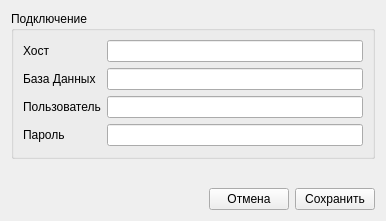
<?xml version="1.0" encoding="UTF-8"?>
<ui version="4.0">
 <class>SettingsForm</class>
 <widget class="QWidget" name="SettingsForm">
  <property name="geometry">
   <rect>
    <x>0</x>
    <y>0</y>
    <width>386</width>
    <height>221</height>
   </rect>
  </property>
  <property name="windowTitle">
   <string>Form</string>
  </property>
  <layout class="QVBoxLayout" name="verticalLayout_2">
   <item>
    <widget class="QGroupBox" name="groupBox">
     <property name="title">
      <string>Подключение</string>
     </property>
     <layout class="QVBoxLayout" name="verticalLayout">
      <item>
       <layout class="QFormLayout" name="formLayout">
        <item row="0" column="0">
         <widget class="QLabel" name="label">
          <property name="text">
           <string>Хост</string>
          </property>
         </widget>
        </item>
        <item row="0" column="1">
         <widget class="QLineEdit" name="hostEdit"/>
        </item>
        <item row="1" column="0">
         <widget class="QLabel" name="label_2">
          <property name="text">
           <string>База Данных</string>
          </property>
         </widget>
        </item>
        <item row="1" column="1">
         <widget class="QLineEdit" name="databaseEdit"/>
        </item>
        <item row="2" column="0">
         <widget class="QLabel" name="label_3">
          <property name="text">
           <string>Пользователь</string>
          </property>
         </widget>
        </item>
        <item row="2" column="1">
         <widget class="QLineEdit" name="userEdit"/>
        </item>
        <item row="3" column="0">
         <widget class="QLabel" name="label_4">
          <property name="text">
           <string>Пароль</string>
          </property>
         </widget>
        </item>
        <item row="3" column="1">
         <widget class="QLineEdit" name="passwordEdit"/>
        </item>
       </layout>
      </item>
      <item>
       <spacer name="verticalSpacer">
        <property name="orientation">
         <enum>Qt::Vertical</enum>
        </property>
        <property name="sizeHint" stdset="0">
         <size>
          <width>20</width>
          <height>1</height>
         </size>
        </property>
       </spacer>
      </item>
     </layout>
    </widget>
   </item>
   <item>
    <spacer name="verticalSpacer_2">
     <property name="orientation">
      <enum>Qt::Vertical</enum>
     </property>
     <property name="sizeHint" stdset="0">
      <size>
       <width>20</width>
       <height>0</height>
      </size>
     </property>
    </spacer>
   </item>
   <item>
    <layout class="QHBoxLayout" name="horizontalLayout">
     <item>
      <spacer name="horizontalSpacer">
       <property name="orientation">
        <enum>Qt::Horizontal</enum>
       </property>
       <property name="sizeHint" stdset="0">
        <size>
         <width>40</width>
         <height>20</height>
        </size>
       </property>
      </spacer>
     </item>
     <item>
      <widget class="QPushButton" name="cancelButton">
       <property name="text">
        <string>Отмена</string>
       </property>
      </widget>
     </item>
     <item>
      <widget class="QPushButton" name="saveButton">
       <property name="text">
        <string>Сохранить</string>
       </property>
      </widget>
     </item>
    </layout>
   </item>
  </layout>
 </widget>
 <resources/>
 <connections/>
</ui>
